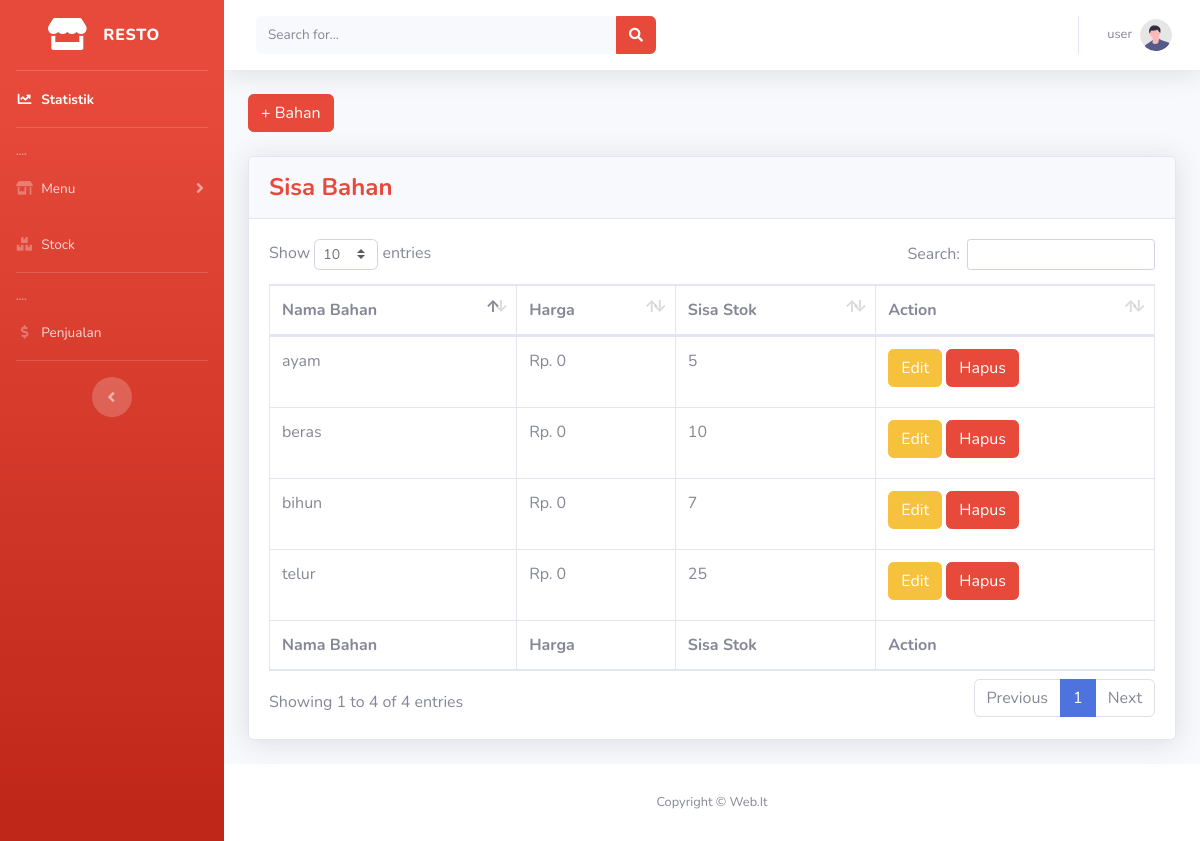
Page /stock.php (signed in) on the earlier database version.
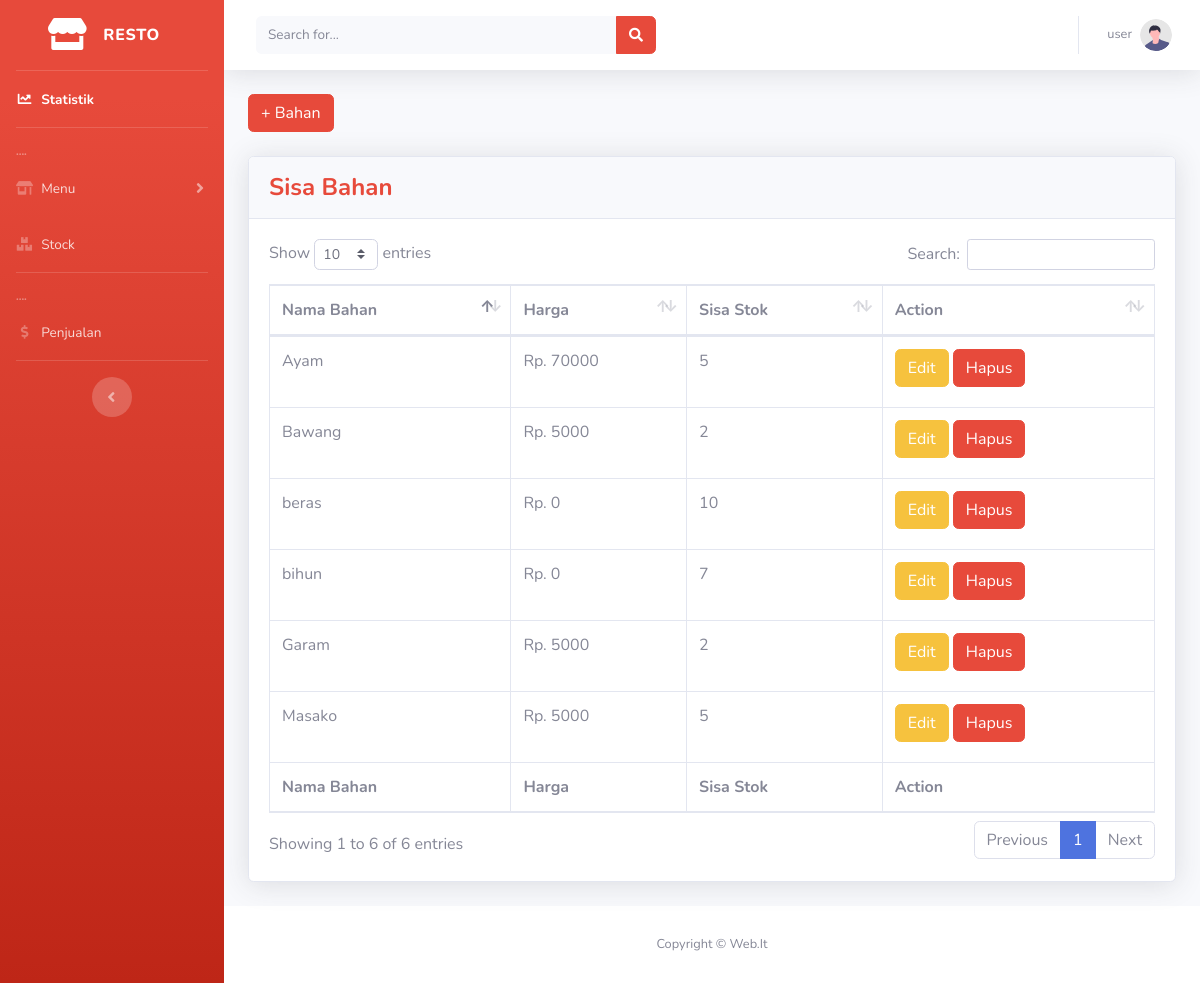
Same page on the later database version.
### tables this page shows
CREATE TABLE `user` (
  `id` int(10) NOT NULL,
  `name` varchar(50) NOT NULL,
  `username` varchar(15) NOT NULL,
  `password` varchar(15) NOT NULL,
  `administrator` tinyint(1) NOT NULL
);

CREATE TABLE `bahan` (
  `id` int(11) NOT NULL,
  `nama_bahan` varchar(50) NOT NULL,
  `harga` bigint(20) NOT NULL,
  `stok` float NOT NULL
);

### stock.php (the view, shortened to what this page needs)
<?php
require './partials/header.php';
$sql = "SELECT * FROM bahan";
$result = $conn->query($sql);
$data = array();
while ($row = $result->fetch_assoc()) {
    $data[] = $row;
}
?>
<button type="button" class="btn btn-danger mb-4" data-toggle="modal" data-target="#modalBahan">
  + Bahan
</button>
            <div class="card shadow mb-4">
              <div class="card-header py-3">
                <h4 class="m-0 font-weight-bold text-danger">Sisa Bahan</h4>
              </div>
              <div class="card-body">
                <div class="table-responsive">
                  <table class="table table-bordered" id="dataTable" width="100%" cellspacing="0">
                    <thead>
                      <tr>
                        <th>Nama Bahan</th>
                        <th>Harga</th>
                        <th>Sisa Stok</th>
                        <th>Action</th>
                      </tr>
                    </thead>
                    <tfoot>
                      <tr>
                        <th>Nama Bahan</th>
                        <th>Harga</th>
                        <th>Sisa Stok</th>
                        <th>Action</th>
                      </tr>
                    </tfoot>
                    <tbody>
                        <?php foreach($data as $key => $row): ?>
                      <tr>
                        <td><?= $row['nama_bahan']; ?></td>
                        <td>Rp. <?= $row['harga']; ?></td>
                        <td><?= $row['stok']; ?></td>
                        <td><button type="button" class="btn btn-warning mb-2" data-toggle="modal" data-target="#modalEdit<?= $key; ?>">Edit</button>
                        <button type="button" class="btn btn-danger mb-2" data-toggle="modal" data-target="#modalHapus<?= $key; ?>">Hapus</button></td>
                      </tr>
                      <?php endforeach; ?>
                    </tbody>
                  </table>
                </div>
              </div>
            </div>
<?php require 'partials/footer.php'; ?>

### partials/header.php (shortened to what this page needs)
<?php
  $conn = OpenCon();
  if(isset($_SESSION['user-id'])){
    $id = $_SESSION['user-id'];
    $query = "SELECT * FROM user WHERE id = '$id'";
    $result = $conn->query($query);
    $user = mysqli_fetch_assoc($result);
  }else{
    header('Location: login.php');
    exit;
  }
?>
<!DOCTYPE html>
<html lang="en">
  <head>
    <link href="vendor/fontawesome-free/css/all.min.css" rel="stylesheet" type="text/css" />
    <link href="css/sb-admin-2.css" rel="stylesheet" />
    <link href="vendor/datatables/dataTables.bootstrap4.min.css" rel="stylesheet" />
  </head>
  <body id="page-top">
    <div id="wrapper">
      <ul class="navbar-nav bg-gradient-danger sidebar sidebar-dark accordion" id="accordionSidebar">
        <a class="sidebar-brand d-flex align-items-center justify-content-center" href="index.php">
          <div class="sidebar-brand-icon ">
            <i class="fas fa-store"></i>
          </div>
          <div class="sidebar-brand-text mx-3">Resto</div>
        </a>
        <hr class="sidebar-divider my-0" />
        <li class="nav-item active">
          <a class="nav-link" href="index.php">
            <i class="fas fa-fw fa-chart-line"></i>
            <span>Statistik</span></a>
        </li>
        <hr class="sidebar-divider" />
        <div class="sidebar-heading">....</div>
        <li class="nav-item">
          <a class="nav-link collapsed" href="#" data-toggle="collapse" data-target="#menuPages" aria-expanded="true" aria-controls="collapsePages">
            <i class="fas fa-fw fa-store-alt"></i>
            <span>Menu</span>
          </a>
        </li>
        <li class="nav-item">
          <a class="nav-link collapsed" href="stock.php" >
            <i class="fas fa-fw fa-boxes"></i>
            <span>Stock</span>
          </a>
        </li>
        <hr class="sidebar-divider" />
        <div class="sidebar-heading">....</div>
        <li class="nav-item">
          <a class="nav-link collapsed" href="penjualan.php" >
            <i class="fas fa-fw fa-dollar-sign"></i>
            <span>Penjualan</span>
          </a>
        </li>
        <hr class="sidebar-divider d-none d-md-block" />
        <div class="text-center d-none d-md-inline">
          <button class="rounded-circle border-0" id="sidebarToggle"></button>
        </div>
      </ul>
<div id="content-wrapper" class="d-flex flex-column">
  <div id="content">
    <nav class="navbar navbar-expand navbar-light bg-white topbar mb-4 static-top shadow">
      <form class="d-none d-sm-inline-block form-inline mr-auto ml-md-3 my-2 my-md-0 mw-100 navbar-search">
        <div class="input-group">
                <input type="text" class="form-control bg-light border-0 small" placeholder="Search for..." aria-label="Search" aria-describedby="basic-addon2" />
                <div class="input-group-append">
                  <button class="btn btn-danger" type="button">
                    <i class="fas fa-search fa-sm"></i>
                  </button>
                </div>
              </div>
            </form>
            <ul class="navbar-nav ml-auto">
              <li class="nav-item dropdown no-arrow">
                <a class="nav-link dropdown-toggle" href="#" id="userDropdown" role="button" data-toggle="dropdown" aria-haspopup="true" aria-expanded="false">
                  <span class="mr-2 d-none d-lg-inline text-gray-600 small"><?=$user['name']?></span>
                  <img class="img-profile rounded-circle" src="img/undraw_profile.svg"/>
                </a>
              </li>
            </ul>
          </nav>
        <div class="container-fluid">

### partials/footer.php (shortened to what this page needs)
 </div>
        <footer class="sticky-footer bg-white" >
          <div class="container my-auto">
            <div class="copyright text-center my-auto">
              <span>Copyright &copy; Web.It</span>
            </div>
          </div>
        </footer>
      </div>
    </div>
  </body>
</html>

Differences in the rows shown:
removed bahan: nama_bahan "telur", harga "0", stok "25"
changed bahan: nama_bahan "ayam" → "Ayam"; harga "0" → "70000"
added bahan: nama_bahan "Masako", harga "5000", stok "5"
added bahan: nama_bahan "Garam", harga "5000", stok "2"
added bahan: nama_bahan "Bawang", harga "5000", stok "2"
Other differences:
text written by a page script: "Show entries Search: Showing 1 to 4 of 4 entries Previous 1 Next" → "Show entries Search: Showing 1 to 6 of 6 entries Previous 1 Next"
